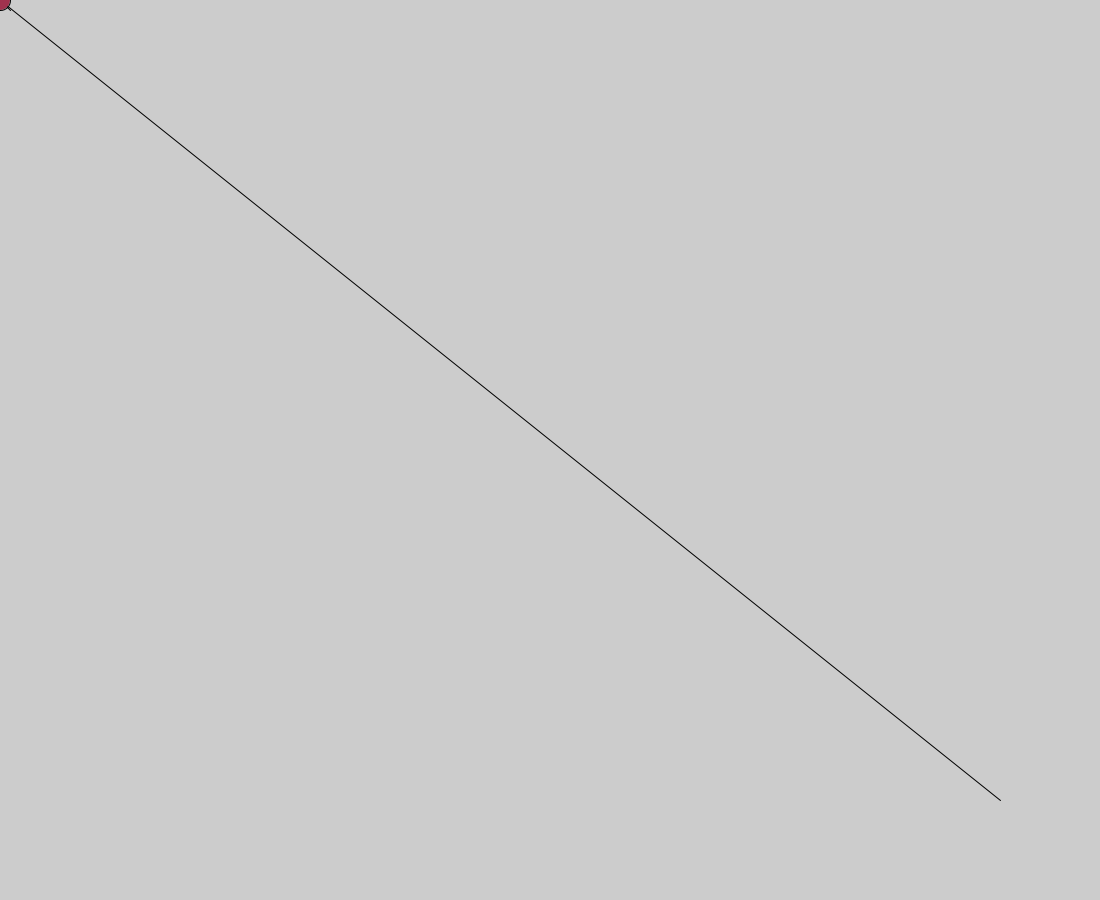
Frame 1 (no input)
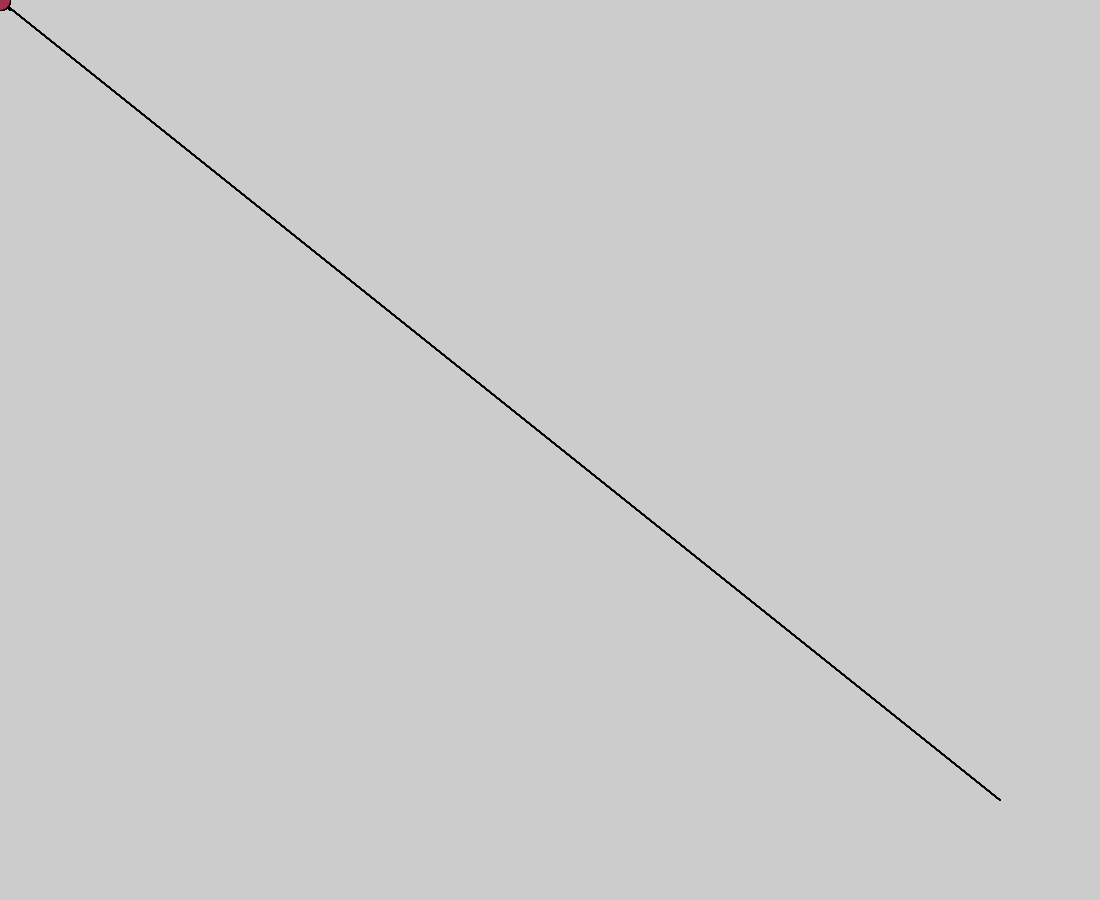
Frame 60 (the mouse pressed at the canvas centre just before this capture)
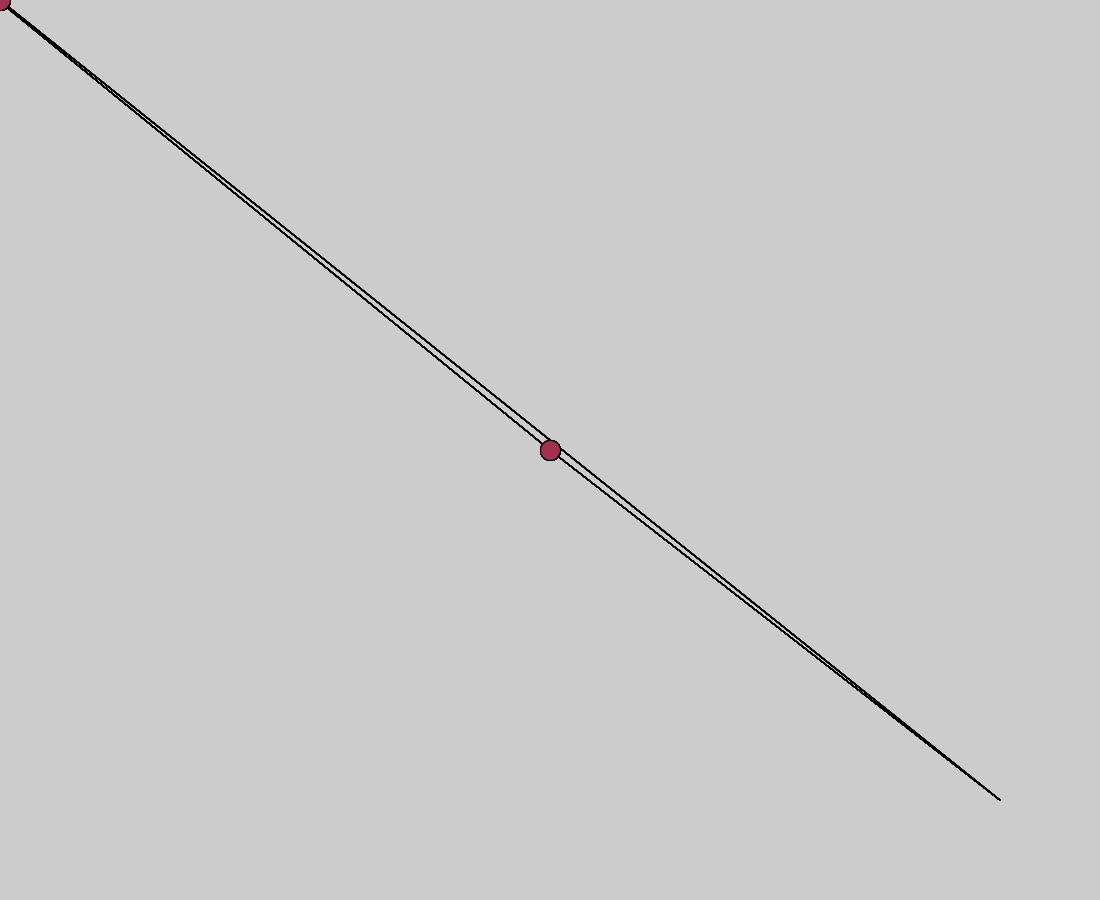
Frame 120 (the mouse held since frame 60 and released just before this capture)

The Processing sketch that drew these frames (run headless with seeded random() and noise(); from frame 60 on, the mouse is pressed at the canvas centre):

// Processing sketch: processing_62764
// ── processing_62764.pde


void setup() {
  size(1100, 900);
}

void draw() {if (keyPressed) 
{ 
    stroke(160,50,78);
    fill(255);
  } else {
    stroke(0);
    fill(160,50,78);
  }
  
  line(mouseX, mouseY, 10, 10);
    line(mouseX, mouseY, 1000, 800);
  ellipse(mouseX, mouseY, 20, 20);
} 
